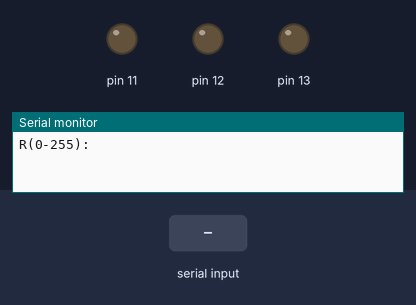
Bench run of a sketch on a simulated Arduino Uno, built with avr-gcc and run on an emulated ATmega328P. Shown: output pins drawn as LEDs (lit = HIGH), the last lines printed to the serial monitor. The inputs (shaded band) are chosen by the test bench.

Above: at 1.2 s.
1.3 s: "90,45,200\n" received over Serial
At 1.8 s:
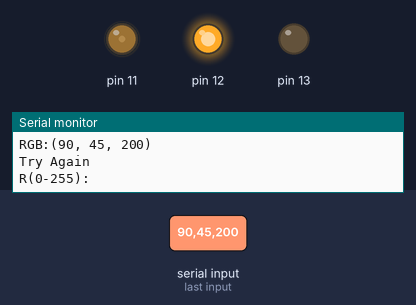
2.8 s: "90,45\n" received over Serial
At 3.9 s:
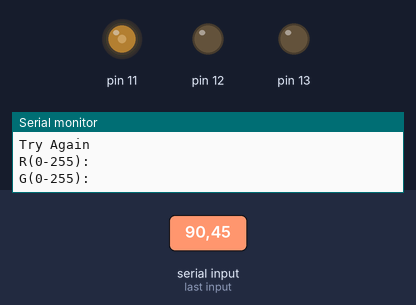
4.3 s: "5\n" received over Serial
At 5.7 s:
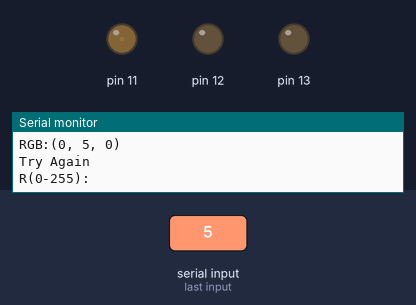
6.8 s: "30,150,10\n" received over Serial
At 7.2 s:
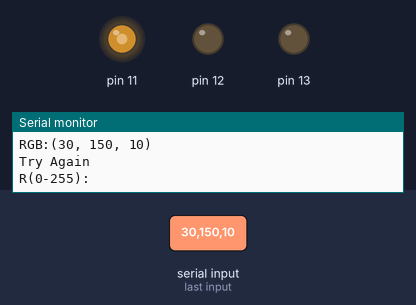
8.3 s: "200\n" received over Serial
At 10.0 s:
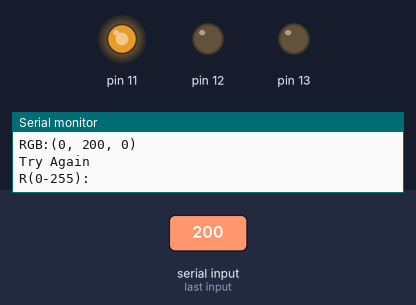
10.8 s: "30,150\n" received over Serial
At 13.3 s:
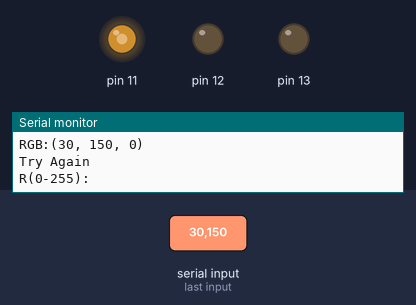
Timing chart, 0 to 14.3 s (numbered marks = the images above; inputs shaded):
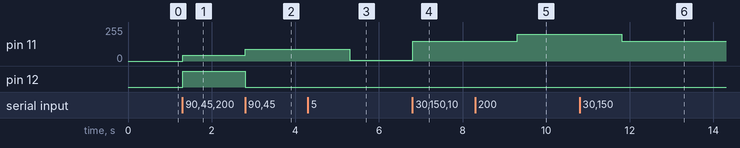

The sketch:

serialcontrolledRGB-LED.ino
```cpp
void setup()
{
  for(int i = 13; i > 10; i--)
  {
    pinMode(i, OUTPUT);
  }
  Serial.begin(9600);
}

bool answer;
int r;
int g;
int b;

void loop()
{
  Serial.println("R(0-255): ");
  answer = false;
  while(answer == false)
  {
   	if(Serial.available() > 0)
    {
      r = Serial.parseInt();
      answer = true;
    }
  }

  Serial.println("G(0-255): ");
  answer = false;
  while(answer == false)
  {
   	if(Serial.available() > 0)
    {
      g = Serial.parseInt();
      answer = true;
    }
  }

  Serial.println("B(0-255): ");
  answer = false;
  while(answer == false)
  {
   	if(Serial.available() > 0)
    {
      b = Serial.parseInt();
      answer = true;
    }
  }

  analogWrite(13, r);
  analogWrite(12, b);
  analogWrite(11, g);
  Serial.println("RGB:(" + String(r) + ", " + String(g) + ", " + String(b) + ")");
  Serial.println("Try Again");

}
```

Measured:
- after the input at 1.3 s, pin 11: 0/255 → 45/255 at once; pin 12: LOW → HIGH at once
- after the input at 2.8 s, pin 11: 45/255 → 90/255 at once; pin 12: HIGH → LOW at once
- after the input at 4.3 s, pin 11: 90/255 → 5/255 after 1.0 s
- after the input at 6.8 s, pin 11: 5/255 → 150/255 at once
- after the input at 8.3 s, pin 11: 150/255 → 200/255 after 1.0 s
- after the input at 10.8 s, pin 11: 200/255 → 150/255 after 1.0 s
